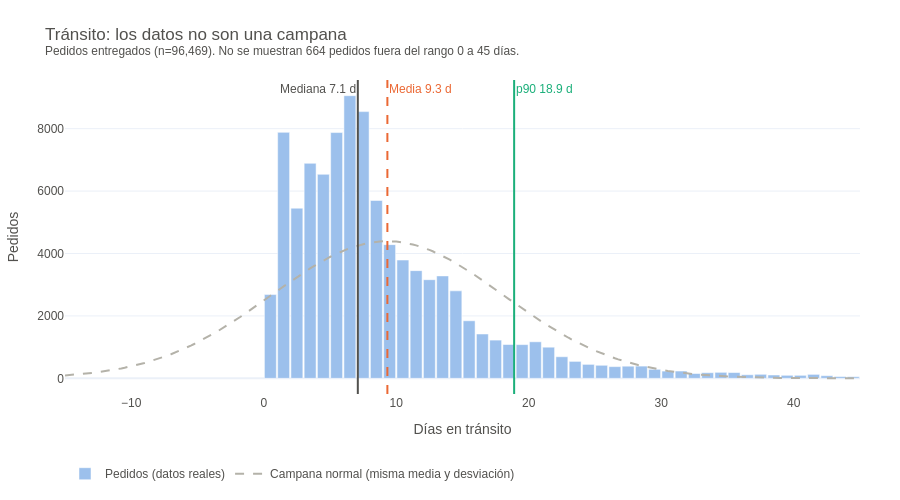

Source (notebook cell):
### Markdown cell above
### T1. (Respaldo) Distribución del tránsito en detalle

Histograma del tránsito (pedidos entregados) con la **campana normal** que tendrían los datos si fueran simétricos (misma media y desviación estándar). Si los datos fueran normales, media y mediana coincidirían y bastaría con la media.

### Code cell
# T1 – Histograma del tránsito vs la campana normal
ANCHO, MIN_X, MAX_X = 1, 0, 45
r_tr = resumen(entregadas, 'dias_transito')
barras = histograma(entregadas, 'dias_transito', ANCHO, MIN_X, MAX_X)
fuera = r_tr['n'] - sum(b['count'] for b in barras)

# Campana normal con la misma media y desviación, escalada a número de pedidos por intervalo
xs = [x / 4 for x in range(-15 * 4, MAX_X * 4 + 1)]
k = r_tr['n'] * ANCHO / (r_tr['desv'] * math.sqrt(2 * math.pi))
ys = [k * math.exp(-0.5 * ((x - r_tr['media']) / r_tr['desv']) ** 2) for x in xs]

fig = go.Figure()
fig.add_trace(go.Bar(x=[b['bin'] + ANCHO / 2 for b in barras], y=[b['count'] for b in barras],
                     width=ANCHO * 0.9, marker_color=AZUL_CLARO, name='Pedidos (datos reales)'))
fig.add_trace(go.Scatter(x=xs, y=ys, mode='lines', line=dict(color=GRIS, width=2, dash='dash'),
                         name='Campana normal (misma media y desviación)'))
for valor, texto, color, dash, pos in [
        (r_tr['mediana'], f"Mediana {r_tr['mediana']:.1f} d", TINTA, 'solid', 'top left'),
        (r_tr['media'],   f"Media {r_tr['media']:.1f} d",     NARANJA, 'dash', 'top right'),
        (r_tr['p90'],     f"p90 {r_tr['p90']:.1f} d",         VERDE, 'solid', 'top right')]:
    fig.add_vline(x=valor, line_color=color, line_dash=dash, line_width=2,
                  annotation_text=texto, annotation_position=pos, annotation_font_color=color)
fig.update_layout(
    title=dict(text='Tránsito: los datos no son una campana<br>'
                    f'<sup>Pedidos entregados (n={r_tr["n"]:,}). No se muestran {fuera:,} pedidos fuera del rango 0 a {MAX_X} días.</sup>'),
    xaxis_title='Días en tránsito', yaxis_title='Pedidos', bargap=0,
    legend=dict(orientation='h', yanchor='bottom', y=-0.3, x=0))
guardar(fig, 'T1_hist_transito.png')

pct_normal_negativa = 0.5 * (1 + math.erf((0 - r_tr['media']) / (r_tr['desv'] * math.sqrt(2))))
print(f"Media {r_tr['media']:.2f} | mediana {r_tr['mediana']:.2f} | p90 {r_tr['p90']:.2f} | desv {r_tr['desv']:.2f}")
print(f'Una campana normal con esos parámetros pondría el {pct_normal_negativa * 100:.1f} % de los pedidos '
      f'con tránsito NEGATIVO (imposible): la normal no describe estos datos.')

### Figure 1 — Plotly figure (JSON) as saved in the notebook; plotly's stock layout.template omitted (floating-point values rounded to 4 significant figures; data arrays with more than 128 entries replaced by an {"elided": "..."} marker saying what was removed)
{"data": [{"marker": {"color": "#9cc0ec"}, "name": "Pedidos (datos reales)", "type": "bar", "width": 0.9, "x": [0.5, 1.5, 2.5, 3.5, 4.5, 5.5, 6.5, 7.5, 8.5, 9.5, 10.5, 11.5, 12.5, 13.5, 14.5, 15.5, 16.5, 17.5, 18.5, 19.5, 20.5, 21.5, 22.5, 23.5, 24.5, 25.5, 26.5, 27.5, 28.5, 29.5, 30.5, 31.5, 32.5, 33.5, 34.5, 35.5, 36.5, 37.5, 38.5, 39.5, 40.5, 41.5, 42.5, 43.5, 44.5], "y": [2684, 7881, 5452, 6890, 6537, 7875, 9056, 8546, 5699, 4284, 3790, 3451, 3161, 3282, 2803, 1844, 1421, 1225, 1084, 1081, 1171, 998, 692, 543, 447, 418, 375, 389, 392, 289, 232, 234, 155, 181, 192, 186, 115, 129, 107, 97, 96, 127, 85, 57, 52]}, {"line": {"color": "#b4b2a9", "dash": "dash", "width": 2}, "mode": "lines", "name": "Campana normal (misma media y desviación)", "type": "scatter", "x": {"elided": "241 float values"}, "y": {"elided": "241 float values"}}], "layout": {"annotations": [{"font": {"color": "#52514e"}, "showarrow": false, "text": "Mediana 7.1 d", "x": 7.1, "xanchor": "right", "xref": "x", "y": 1, "yanchor": "top", "yref": "y domain"}, {"font": {"color": "#eb6834"}, "showarrow": false, "text": "Media 9.3 d", "x": 9.33, "xanchor": "left", "xref": "x", "y": 1, "yanchor": "top", "yref": "y domain"}, {"font": {"color": "#1baf7a"}, "showarrow": false, "text": "p90 18.9 d", "x": 18.9, "xanchor": "left", "xref": "x", "y": 1, "yanchor": "top", "yref": "y domain"}], "bargap": 0, "font": {"color": "#52514e", "family": "IBM Plex Sans, Arial, sans-serif"}, "height": 500, "legend": {"orientation": "h", "x": 0, "y": -0.3, "yanchor": "bottom"}, "margin": {"b": 60, "l": 60, "r": 40, "t": 80}, "shapes": [{"line": {"color": "#52514e", "dash": "solid", "width": 2}, "type": "line", "x0": 7.1, "x1": 7.1, "xref": "x", "y0": 0, "y1": 1, "yref": "y domain"}, {"line": {"color": "#eb6834", "dash": "dash", "width": 2}, "type": "line", "x0": 9.33, "x1": 9.33, "xref": "x", "y0": 0, "y1": 1, "yref": "y domain"}, {"line": {"color": "#1baf7a", "dash": "solid", "width": 2}, "type": "line", "x0": 18.9, "x1": 18.9, "xref": "x", "y0": 0, "y1": 1, "yref": "y domain"}], "title": {"text": "Tránsito: los datos no son una campana<br><sup>Pedidos entregados (n=96,469). No se muestran 664 pedidos fuera del rango 0 a 45 días.</sup>"}, "width": 900, "xaxis": {"autorange": true, "range": [-15, 45], "title": {"text": "Días en tránsito"}, "type": "linear"}, "yaxis": {"autorange": true, "range": [-501.9, 9559.0], "title": {"text": "Pedidos"}, "type": "linear"}}}
